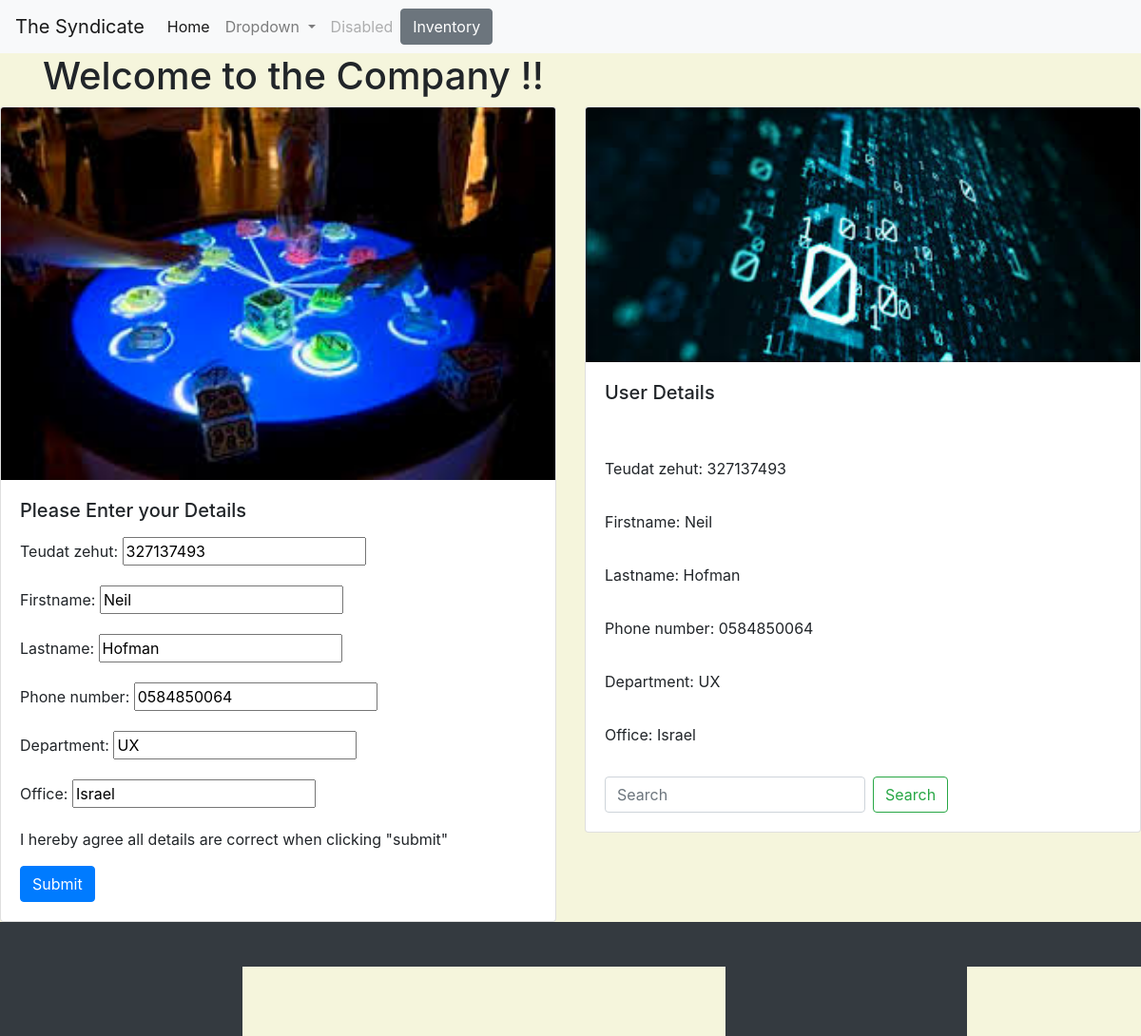
Page /employee/modify/26 (signed in) on the committed database.
### hrapp/models.py (models this page shows, shortened)
class Employee(models.Model):
    teudat_zehut=models.CharField(max_length=20, default=None)
    firstname=models.CharField(max_length=20, default=None)
    lastname=models.CharField(max_length=20, default=None)
    username=models.CharField(max_length=20, default=None)
    email_address=models.CharField(max_length=20, default=None)
    phone_number=models.CharField(max_length=20, default=None)
    department=models.CharField(max_length=20, default=None)
    office=models.CharField(max_length=20, default=None)
    user = models.ForeignKey(MainUser, on_delete=models.CASCADE)
    fulfilled_date = models.DateTimeField(auto_now_add=True)

### hrapp/views.py (the view, shortened to what this page needs)
# urls.py: path('modify/<int:pk>', views.employee_page_modify, name='modify' ),
@login_required()
def employee_page_modify(request, pk):
    employee = Employee.objects.get(pk=pk)
    form = EmployeeForm(instance=employee)
    return render(request, 'newuser.html', { 'form' : form ,'edit' : True})

### hrapp/models.py
class EmployeeForm(ModelForm):
    class Meta:
        model=Employee
        fields=[
        'teudat_zehut',
        'firstname',
        'lastname',
        'phone_number',
        'department',
        'office',
]

### hrapp/templates/newuser.html (shortened to what this page needs)
{% extends 'base.html' %}
{% block content %}
{% include 'partials/navbar.html' %}
{% load static from staticfiles %}
<div class="container">
    <h1> Welcome to the Company !! </h1>
</div>
<div class="row">
  <div class="col-sm-6">
    <div class="card">
      <img class="card-img-top" src="{% static 'images/users.jpg' %}" alt="Card image cap">
      <div class="card-body">
        <h5 class="card-title">Please Enter your Details</h5>
        <form method="post">
          <p class="card-text">
          {{form.as_p}}</p>
          <p> I hereby agree all details are correct when clicking "submit"</p>
            <button class="btn btn-primary" type="submit">Submit</button>
        </form>
      </div>
    </div>
  </div>
  <div class="col-sm-6">
    <div class="card">
      <img class="card-img-top" src="{% static 'images/binary1.jpg' %}" alt="Card image cap">
      <div class="card-body">
        <h5 class="card-title">User Details</h5>
        <p class="card-text">
          {% if edit %}
          <form method="post">
            <p class="card-text">
              <p><label for="{{form.id.id_for_label}}">{{form.id.label_tag}}</label> {{form.id.value}}</p>
            {% for field in form %}
              <p><label for="{{field.id_for_label}}">{{field.label_tag}}</label> {{field.value}}</p>
            {% endfor %}
          </form>
          {% endif %}
          <form action="{% url 'search' %}" class="form-inline" method="post">
            <input class="form-control mr-sm-2" name='search' type="search" placeholder="Search" aria-label="Search">
            <button class="btn btn-outline-success my-2 my-sm-0" type="submit">Search</button>
          </form>
      </div>
    </div>
    </div>
    </div>
{% endblock %}

### main/templates/base.html (shortened to what this page needs)
{% load static from staticfiles %}
<!DOCTYPE html>
<html lang="en" dir="ltr">
  <head>
    <link rel="stylesheet" href="https://stackpath.bootstrapcdn.com/bootstrap/4.3.1/css/bootstrap.min.css">
    <link rel="stylesheet" href="{% static 'styles.css' %}">
  </head>
  <body>
    {% block content %}{% endblock %}
  </body>
  <footer class="py-5 bg-dark">
      <p class="m-0 text-center text-white">Copyright &copy; Neils Website 2019 </p>
  </footer>
</html>

### main/templates/partials/navbar.html (shortened to what this page needs)
{% block navbar %}
<nav class="navbar navbar-expand-lg navbar-light bg-light">
  <a class="navbar-brand" href="#">The Syndicate </a>
<form>
  <div class="collapse navbar-collapse" id="navbarSupportedContent">
    <ul class="navbar-nav mr-auto">
      <li class="nav-item active">
        <a class="nav-link" href="{% url 'index' %}">Home <span class="sr-only">(current)</span></a>
      </li>
      <li class="nav-item dropdown">
        <a class="nav-link dropdown-toggle" href="#" id="navbarDropdown" role="button" data-toggle="dropdown" aria-haspopup="true" aria-expanded="false">
          Dropdown
        </a>
      </li>
      <li class="nav-item">
        <a class="nav-link disabled" href="#" tabindex="-1" aria-disabled="true">Disabled</a>
      </li>
    </ul>
</form>
<a href="{% url 'assign' %}" class="btn btn-secondary">Inventory</a>
</nav>
{% endblock %}

### main/assets/styles.css (style rules this page uses)
body { background: Beige; }
.container { display:flex; justify-content: space-between; margin:auto; text-align: center; }

### rows in the picture
Employee: teudat_zehut "327137493", firstname "Neil", lastname "Hofman", phone_number "0584850064", department "UX", office "Israel", value "327137493" "Neil" "Hofman" "0584850064" "UX" "Israel"

### other values in the picture
{{ field.label_tag }} "Teudat zehut:" "Firstname:" "Lastname:" "Phone number:" "Department:" "Office:"
